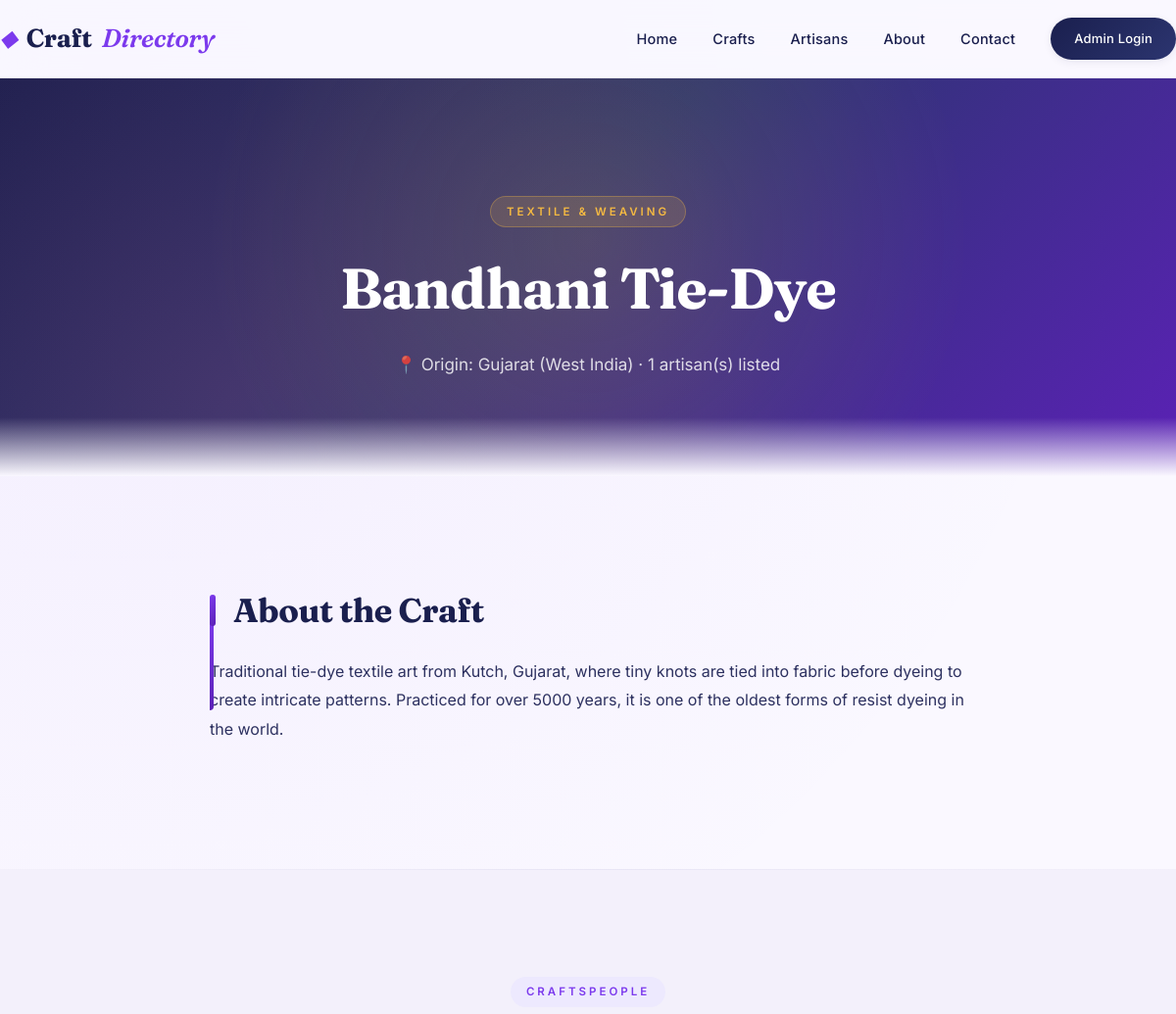
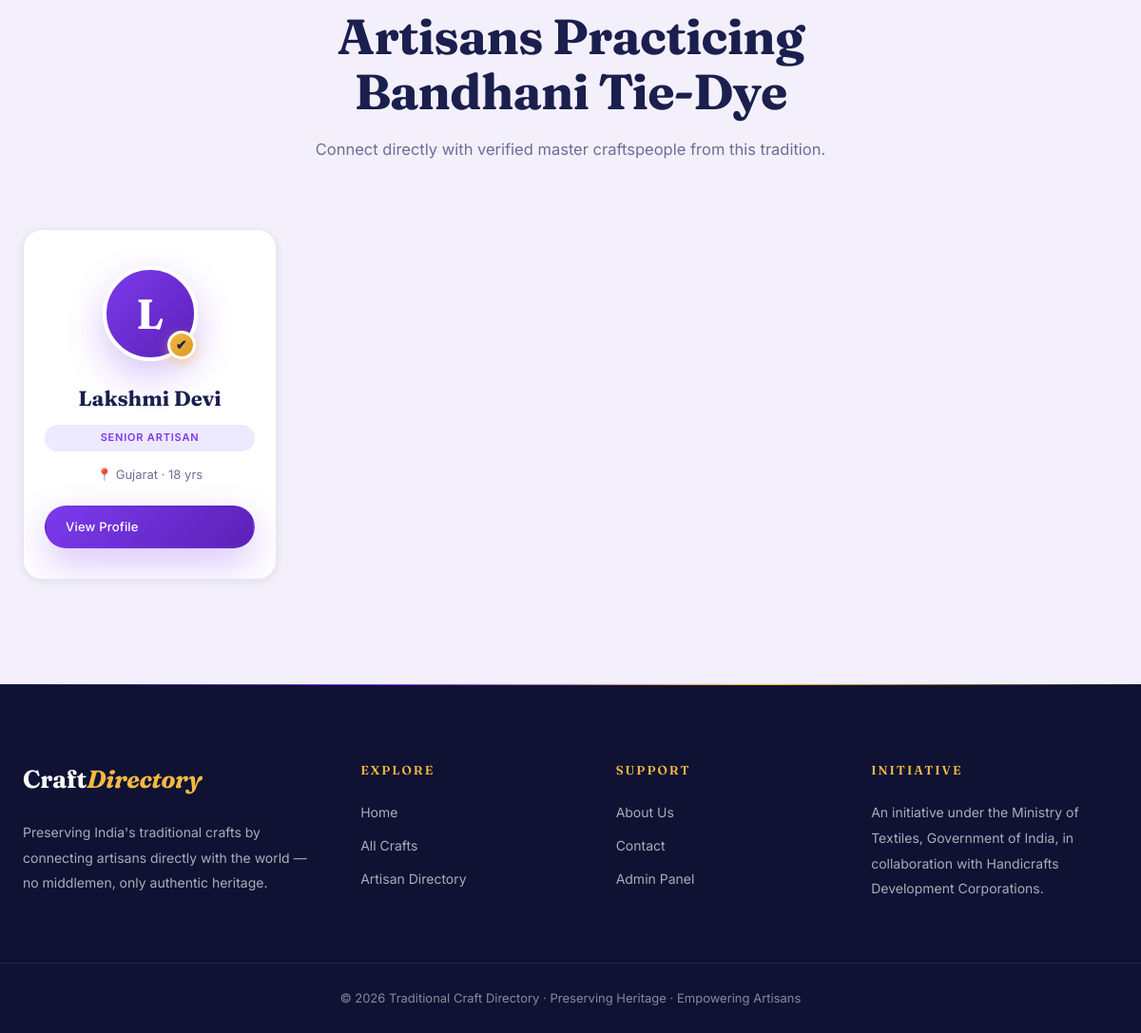
Screenshot of /craft-detail.php?id=1 with the database file from the repository (2 pictures, top to bottom).
### tables this page shows
CREATE TABLE crafts (
    id INT AUTO_INCREMENT PRIMARY KEY,
    craft_name VARCHAR(150) NOT NULL,
    category_id INT,
    region_id INT,
    description TEXT,
    image VARCHAR(255) DEFAULT NULL,
    created_at TIMESTAMP DEFAULT CURRENT_TIMESTAMP,
    FOREIGN KEY (category_id) REFERENCES categories(id) ON DELETE SET NULL,
    FOREIGN KEY (region_id) REFERENCES regions(id) ON DELETE SET NULL,
    INDEX idx_craft_category (category_id),
    INDEX idx_craft_region (region_id)
);

CREATE TABLE categories (
    id INT AUTO_INCREMENT PRIMARY KEY,
    category_name VARCHAR(100) NOT NULL,
    slug VARCHAR(120) NOT NULL UNIQUE
);

CREATE TABLE regions (
    id INT AUTO_INCREMENT PRIMARY KEY,
    state_name VARCHAR(100) NOT NULL,
    zone VARCHAR(50) NOT NULL,
    INDEX idx_zone (zone)
);

CREATE TABLE artisans (
    id INT AUTO_INCREMENT PRIMARY KEY,
    name VARCHAR(150) NOT NULL,
    craft_id INT,
    region_id INT,
    experience_years INT DEFAULT 0,
    workshop_address TEXT,
    contact_number VARCHAR(20),
    email VARCHAR(150),
    description TEXT,
    technique TEXT,
    image VARCHAR(255) DEFAULT NULL,
    is_verified TINYINT(1) DEFAULT 0,
    profile_views INT DEFAULT 0,
    created_at TIMESTAMP DEFAULT CURRENT_TIMESTAMP,
    FOREIGN KEY (craft_id) REFERENCES crafts(id) ON DELETE SET NULL,
    FOREIGN KEY (region_id) REFERENCES regions(id) ON DELETE SET NULL,
    INDEX idx_artisan_craft (craft_id),
    INDEX idx_artisan_region (region_id),
    INDEX idx_artisan_verified (is_verified)
);

### includes/functions.php (called while the page is built, shortened)
<?php
function e($str) {
    return htmlspecialchars($str ?? '', ENT_QUOTES, 'UTF-8');
}
function experienceBadge($years) {
    if ($years >= 15) return 'Senior Artisan';
    return 'Emerging Artisan';
}
?>

### craft-detail.php (the view, shortened to what this page needs)
<?php
include 'includes/db.php';
include 'includes/functions.php';
include 'includes/header.php';
$id = intval($_GET['id'] ?? 0);
$craft = $conn->query("SELECT c.*, cat.category_name, r.state_name, r.zone
                       FROM crafts c
                       LEFT JOIN categories cat ON c.category_id=cat.id
                       LEFT JOIN regions r ON c.region_id=r.id
                       WHERE c.id=$id")->fetch_assoc();
$artisans = $conn->query("SELECT * FROM artisans WHERE craft_id=$id ORDER BY is_verified DESC, experience_years DESC");
?>
<section class="page-hero">
  <div class="container">
    <span class="eyebrow"><?= e($craft['category_name']) ?></span>
    <h1><?= e($craft['craft_name']) ?></h1>
    <p>📍 Origin: <?= e($craft['state_name']) ?> (<?= e($craft['zone']) ?> India) · <?= $artisans->num_rows ?> artisan(s) listed</p>
  </div>
</section>
<section class="section">
  <div class="container narrow">
    <div class="info-block">
      <h2>About the Craft</h2>
      <p><?= nl2br(e($craft['description'])) ?></p>
    </div>
  </div>
</section>
<section class="section section-alt">
  <div class="container">
    <div class="section-head">
      <span class="eyebrow">Craftspeople</span>
      <h2>Artisans Practicing <?= e($craft['craft_name']) ?></h2>
      <p>Connect directly with verified master craftspeople from this tradition.</p>
    </div>
    <div class="grid grid-4">
      <?php if ($artisans->num_rows === 0): ?>
        <div style="grid-column:1/-1;text-align:center;padding:60px 20px;">
          <h3 style="font-family:var(--font-display);font-size:26px;color:var(--indigo);">No artisans listed yet</h3>
          <p style="color:var(--muted);">We're continuously onboarding verified craftspeople.</p>
        </div>
      <?php else: while($a = $artisans->fetch_assoc()): ?>
        <div class="card artisan-card">
          <div class="artisan-avatar">
            <?= strtoupper(substr($a['name'],0,1)) ?>
            <?php if($a['is_verified']): ?><span class="verified-dot">✔</span><?php endif; ?>
          </div>
          <h4><?= e($a['name']) ?></h4>
          <span class="craft-tag"><?= experienceBadge($a['experience_years']) ?></span>
          <p class="region">📍 <?= e($craft['state_name']) ?> · <?= $a['experience_years'] ?> yrs</p>
          <a href="artisan-profile.php?id=<?= $a['id'] ?>" class="btn btn-sm btn-primary">View Profile</a>
        </div>
      <?php endwhile; endif; ?>
    </div>
  </div>
</section>
<?php include 'includes/footer.php'; ?>

### rows the page displays
crafts: category.category_name "TEXTILE & WEAVING", craft_name "Bandhani Tie-Dye", region.state_name "Gujarat", region.zone "West", description "Traditional tie-dye textile art from Kutch, Gujarat, where tiny knots are tied into fabric before dyeing to create intricate patterns. Practiced for over 5000 years, it is one of the oldest forms of resist dyeing in the world."
artisans: name "L", name "Lakshmi Devi", experience_years "SENIOR ARTISAN", region.state_name "Gujarat", experience_years "18"

### other values shown
$artisans->num_rows "1"
